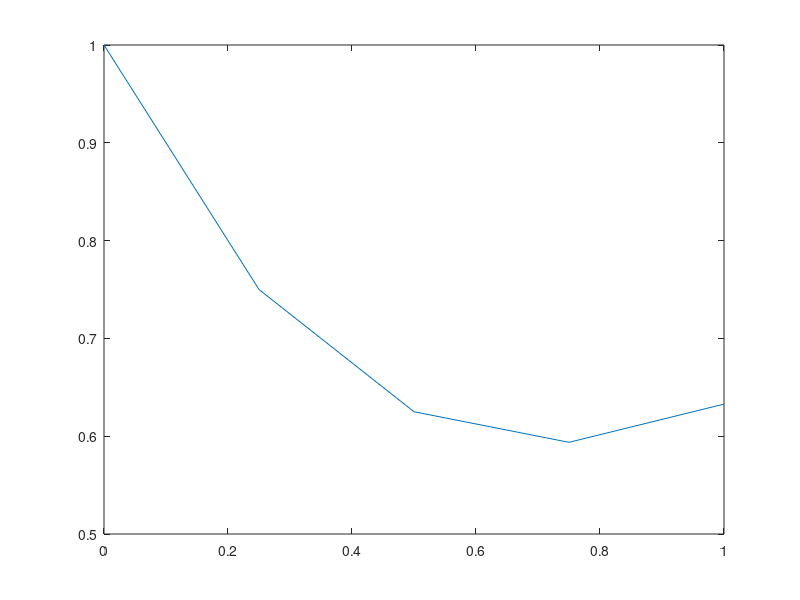

The MATLAB source for this figure:
%Written for: Computes and outputs Homework set 10 solutions for CSCI 4800-2
%Written by: Justin Clough
%Written on: 04/27/2017

%% Prep workspace

clear
home
close all
DIR = 'Graduate_Courses/CSCI4800/HomeWork/Set10/';


%% Problem 1

func=@(w,t) (-w+t);

h=1/4;
t0 = 0;
w(1) = 1;
for i=2:5
    i
    j = i-1
    t(i) = t0+j*h;
    w(i) = w(j)+h*func(w(j),t(j));
end
t
w
plot(t,w)

%% Problem 2


%% Problem 3

